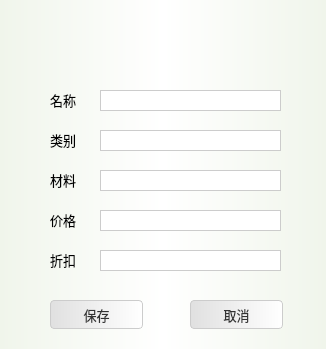
<?xml version="1.0" encoding="UTF-8"?>
<ui version="4.0">
 <class>Dlg_addDish</class>
 <widget class="QDialog" name="Dlg_addDish">
  <property name="geometry">
   <rect>
    <x>0</x>
    <y>0</y>
    <width>326</width>
    <height>349</height>
   </rect>
  </property>
  <property name="windowTitle">
   <string>Dialog</string>
  </property>
  <property name="styleSheet">
   <string notr="true"> QDialog{   background: qlineargradient(spread:pad, x1:0, y1:0, x2:1, y2:0, stop:0 rgba(240, 245, 235, 1), stop:0.5 rgba(255, 255, 255, 1), stop:1 rgba(240, 245, 235, 1)); /* Gradient from light green to white to light green */
    color: #333333; /* Dark Grey */
    font-family: &quot;Segoe UI&quot;, sans-serif;
    font-size: 10pt;
}
QTableWidget {
    background-color: #FFFFFF; /* White */
    color: #333333; /* Dark Grey */
    gridline-color: #CCCCCC; /* Light Grey */
    border: 1px solid #CCCCCC; /* Light Grey Border */
    font-family: &quot;Segoe UI&quot;, sans-serif;
    font-size: 10pt;
}
QLineEdit{
background-color: #FFFFFF; /* White */
    color: #333333; /* Dark Grey */
    gridline-color: #CCCCCC; /* Light Grey */
    border: 1px solid #CCCCCC; /* Light Grey Border */
    font-family: &quot;Segoe UI&quot;, sans-serif;
    font-size: 10pt;
}

/* Buttons common style */

QPushButton {
    background: qlineargradient(spread:pad, x1:0, y1:0, x2:1, y2:0, stop:0 #E0E0E0, stop:1 #FFFFFF); /* Light Grey to White Gradient */
    color: #333333; /* Dark Grey */
    border: 1px solid #CCCCCC; /* Light Grey Border */
    border-radius: 4px;
    padding: 5px;
    font-family: &quot;Segoe UI&quot;, sans-serif;
    font-size: 10pt;
}

QPushButton:hover {
    background-color: #D6D6D6; /* Slightly Darker Grey */
}

QPushButton:pressed {
    background-color: #BFBFBF; /* Darker Grey */
}
/* Common background widget style */

</string>
  </property>
  <widget class="QLabel" name="label_2">
   <property name="geometry">
    <rect>
     <x>50</x>
     <y>90</y>
     <width>69</width>
     <height>20</height>
    </rect>
   </property>
   <property name="font">
    <font>
     <pointsize>10</pointsize>
    </font>
   </property>
   <property name="text">
    <string>名称</string>
   </property>
  </widget>
  <widget class="QLabel" name="label_3">
   <property name="geometry">
    <rect>
     <x>50</x>
     <y>130</y>
     <width>69</width>
     <height>20</height>
    </rect>
   </property>
   <property name="font">
    <font>
     <pointsize>10</pointsize>
    </font>
   </property>
   <property name="text">
    <string>类别</string>
   </property>
  </widget>
  <widget class="QLabel" name="label_4">
   <property name="geometry">
    <rect>
     <x>50</x>
     <y>170</y>
     <width>69</width>
     <height>20</height>
    </rect>
   </property>
   <property name="font">
    <font>
     <pointsize>10</pointsize>
    </font>
   </property>
   <property name="text">
    <string>材料</string>
   </property>
  </widget>
  <widget class="QLabel" name="label_5">
   <property name="geometry">
    <rect>
     <x>50</x>
     <y>210</y>
     <width>69</width>
     <height>20</height>
    </rect>
   </property>
   <property name="font">
    <font>
     <pointsize>10</pointsize>
    </font>
   </property>
   <property name="text">
    <string>价格</string>
   </property>
  </widget>
  <widget class="QLineEdit" name="le_name">
   <property name="geometry">
    <rect>
     <x>100</x>
     <y>90</y>
     <width>181</width>
     <height>21</height>
    </rect>
   </property>
  </widget>
  <widget class="QLineEdit" name="le_type">
   <property name="geometry">
    <rect>
     <x>100</x>
     <y>130</y>
     <width>181</width>
     <height>21</height>
    </rect>
   </property>
  </widget>
  <widget class="QLineEdit" name="le_mat">
   <property name="geometry">
    <rect>
     <x>100</x>
     <y>170</y>
     <width>181</width>
     <height>21</height>
    </rect>
   </property>
  </widget>
  <widget class="QLineEdit" name="le_price">
   <property name="geometry">
    <rect>
     <x>100</x>
     <y>210</y>
     <width>181</width>
     <height>21</height>
    </rect>
   </property>
  </widget>
  <widget class="QPushButton" name="pushButton">
   <property name="geometry">
    <rect>
     <x>50</x>
     <y>300</y>
     <width>93</width>
     <height>29</height>
    </rect>
   </property>
   <property name="text">
    <string>保存</string>
   </property>
  </widget>
  <widget class="QPushButton" name="pushButton_2">
   <property name="geometry">
    <rect>
     <x>190</x>
     <y>300</y>
     <width>93</width>
     <height>29</height>
    </rect>
   </property>
   <property name="text">
    <string>取消</string>
   </property>
  </widget>
  <widget class="QLabel" name="label_6">
   <property name="geometry">
    <rect>
     <x>50</x>
     <y>250</y>
     <width>69</width>
     <height>20</height>
    </rect>
   </property>
   <property name="font">
    <font>
     <pointsize>10</pointsize>
    </font>
   </property>
   <property name="text">
    <string>折扣</string>
   </property>
  </widget>
  <widget class="QLineEdit" name="le_dis">
   <property name="geometry">
    <rect>
     <x>100</x>
     <y>250</y>
     <width>181</width>
     <height>21</height>
    </rect>
   </property>
  </widget>
 </widget>
 <resources/>
 <connections/>
</ui>
